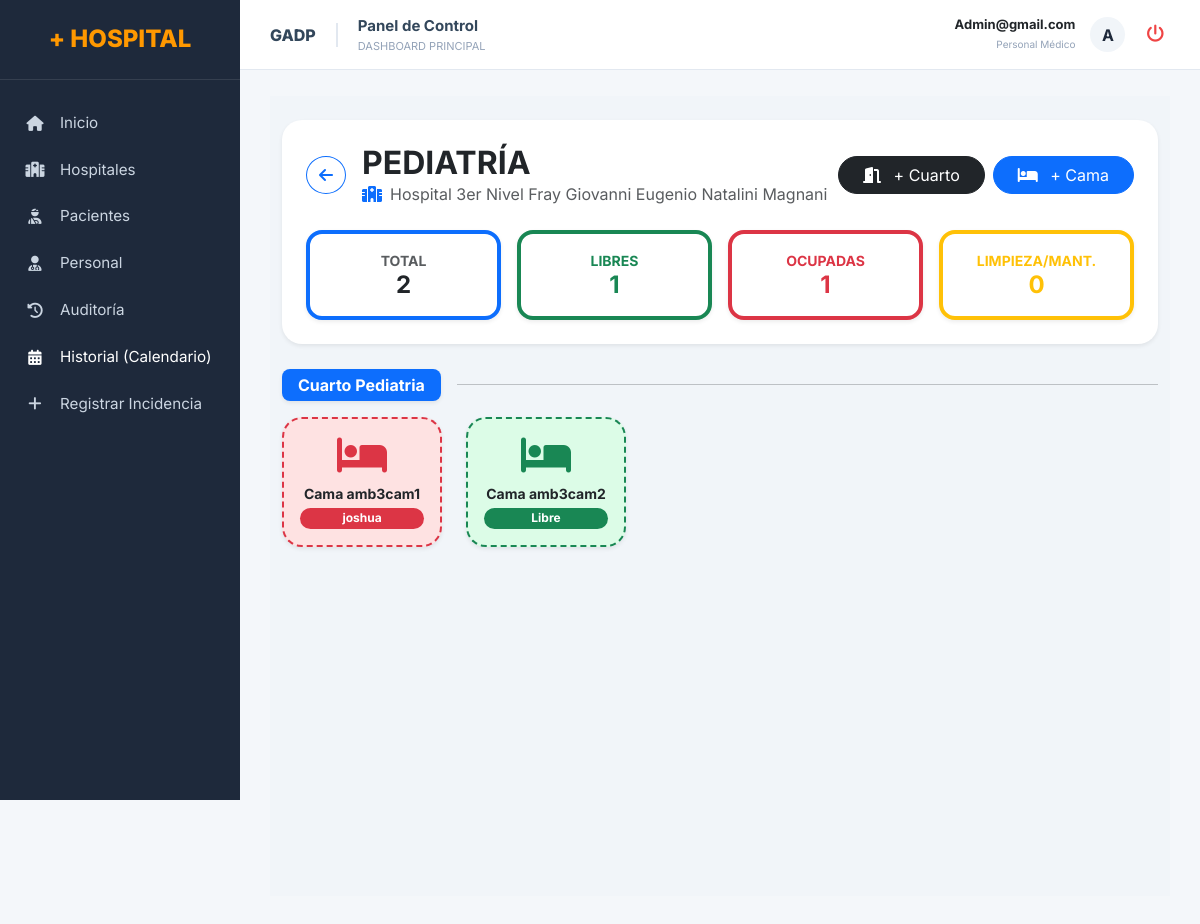
Page /hospital/infraestructura/hospital/3/especialidad/1/ (signed in) on the earlier database version.
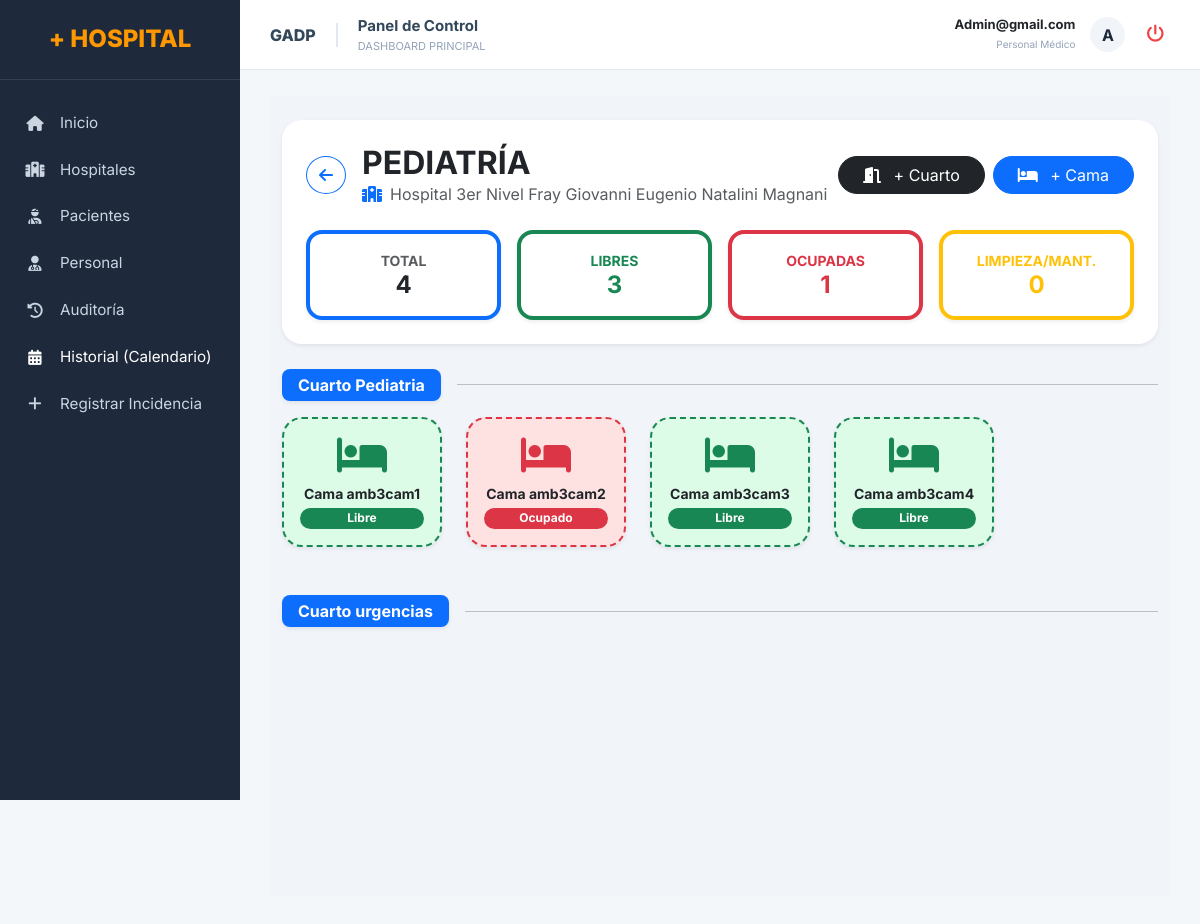
Same page on the later database version.
### superadmi/models.py (models this page shows, shortened)
class Usuario(AbstractBaseUser):
    username = models.CharField(max_length=50, unique=True)
    nombre_completo = models.CharField(max_length=200)
    email = models.EmailField(max_length=100, unique=True)
    telefono = models.CharField(max_length=20, null=True, blank=True)
    numero_colegiatura = models.CharField(max_length=50, null=True, blank=True)
    ciudad = models.CharField(max_length=100, null=True, blank=True)
    direccion = models.CharField(max_length=255, null=True, blank=True)
    turno_asignado = models.CharField(max_length=100, null=True, blank=True)
    rol = models.ForeignKey(Rol, on_delete=models.SET_NULL, null=True, blank=True)
    hospital = models.ForeignKey(Hospital, on_delete=models.SET_NULL, null=True, blank=True)
    especialidad = models.ForeignKey(Especialidad, on_delete=models.SET_NULL, null=True, blank=True)
    estado = models.BooleanField(default=True)
    is_admin = models.BooleanField(default=False)
    fecha_registro = models.DateTimeField(auto_now_add=True)
    objects = UsuarioManager()
    USERNAME_FIELD = 'username'
    REQUIRED_FIELDS = ['email', 'nombre_completo']
    class Meta:
        db_table = 'usuarios'

class Especialidad(models.Model):
    nombre = models.CharField(max_length=100)
    descripcion = models.TextField(null=True, blank=True)
    codigo = models.CharField(max_length=20, unique=True, null=True, blank=True)
    estado = models.BooleanField(default=True)
    fecha_creacion = models.DateTimeField(auto_now_add=True)
    creado_por = models.ForeignKey(
        'Usuario',
        on_delete=models.SET_NULL,
        null=True,
        blank=True,
        related_name='especialidades_creadas'
    )
    class Meta:
        db_table = 'especialidades'
        verbose_name = 'Especialidad'
        verbose_name_plural = 'Especialidades'

class Hospital(models.Model):
    nombre = models.CharField(max_length=200)
    nivel = models.IntegerField(choices=[(1, '1er Nivel'), (2, '2do Nivel'), (3, '3er Nivel')], default=1)
    direccion = models.TextField()
    telefono = models.CharField(max_length=20, null=True, blank=True)
    email = models.EmailField(max_length=100, null=True, blank=True)
    capacidad_camas = models.IntegerField(default=0)
    estado = models.BooleanField(default=True)

### hospital/models.py (models this page shows, shortened)
class Cuarto(models.Model):
    hospital = models.ForeignKey(Hospital, on_delete=models.CASCADE, related_name='cuartos')
    especialidad = models.ForeignKey(Especialidad, on_delete=models.CASCADE, related_name='cuartos')
    numero_cuarto = models.CharField(max_length=10, verbose_name="Nro de Cuarto")
    piso = models.CharField(max_length=50)
    class Meta:
        verbose_name = "Cuarto"
        verbose_name_plural = "Cuartos"
        unique_together = ('hospital', 'numero_cuarto')

class Cama(models.Model):
    ESTADOS = [
        ('LIBRE', 'Libre'),
        ('OCUPADO', 'Ocupado'),
        ('MANTENIMIENTO', 'Mantenimiento'),
        ('LIMPIEZA', 'En Limpieza'),
    ]
    cuarto = models.ForeignKey('Cuarto', on_delete=models.CASCADE, related_name='camas')
    numero = models.CharField(max_length=50)
    estado = models.CharField(max_length=20, choices=ESTADOS, default='LIBRE')
    fecha_ingreso = models.DateTimeField(null=True, blank=True)
    prioridad = models.CharField(
        max_length=20,
        choices=[('ESTABLE', 'Estable'), ('URGENTE', 'Urgente'), ('CRITICO', 'Crítico')],
        default='ESTABLE'
    )

class Paciente(models.Model):
    GENEROS = [('M', 'Masculino'), ('F', 'Femenino'), ('O', 'Otro')]
    ESTADOS = [('INTERNADO', 'Internado'), ('ALTA', 'De Alta')]
    nombre_completo = models.CharField(max_length=200)
    dni = models.CharField(max_length=20, unique=True)
    fecha_nacimiento = models.DateField()
    genero = models.CharField(max_length=1, choices=GENEROS)
    telefono = models.CharField(max_length=20, null=True, blank=True)
    direccion = models.TextField()
    fecha_entrada = models.DateTimeField(null=True, blank=True)
    motivo_ingreso = models.TextField(verbose_name="Diagnóstico Presuntivo / Motivo")
    presion_arterial = models.CharField(max_length=20, null=True, blank=True)
    temperatura = models.DecimalField(max_digits=4, decimal_places=1, null=True, blank=True)
    frecuencia_cardiaca = models.IntegerField(null=True, blank=True)
    saturacion_oxigeno = models.IntegerField(null=True, blank=True) # Campo nuevo vital
    alergias = models.TextField(default="Ninguna")
    hospital = models.ForeignKey(Hospital, on_delete=models.CASCADE, related_name='pacientes')
    cama_asignada = models.OneToOneField(Cama, on_delete=models.SET_NULL, null=True, blank=True, related_name='paciente_actual')
    fecha_registro = models.DateTimeField(auto_now_add=True)
    estado = models.CharField(max_length=20, choices=ESTADOS, default='INTERNADO')
    ambulancia_asignada = models.ForeignKey('Ambulancia', on_delete=models.SET_NULL, null=True, blank=True)

### hospital/views.py (the view)
@login_required
def detalle_camas_especialidad(request, hospital_id, especialidad_id):
    hospital = get_object_or_404(Hospital, id=hospital_id)
    especialidad = get_object_or_404(Especialidad, id=especialidad_id)
    cuartos = Cuarto.objects.filter(hospital=hospital, especialidad=especialidad).prefetch_related('camas')
    todas_las_camas_libres = Cama.objects.filter(
        cuarto__hospital=hospital,
        estado='LIBRE'
    ).select_related('cuarto', 'cuarto__especialidad')
    todas_las_camas = Cama.objects.filter(cuarto__in=cuartos)
    stats = {
        'total': todas_las_camas.count(),
        'libres': todas_las_camas.filter(estado='LIBRE').count(),
        'ocupadas': todas_las_camas.filter(estado='OCUPADO').count(),
        'limpieza': todas_las_camas.filter(estado__in=['LIMPIEZA', 'MANTENIMIENTO']).count(),
    }
    pacientes_sin_cama = Paciente.objects.filter(hospital=hospital, cama_asignada__isnull=True, estado='INTERNADO')
    lista_hospitales = Hospital.objects.exclude(id=hospital.id).order_by('nombre')
    return render(request, 'hospital/detalle_camas.html', {
        'hospital': hospital,
        'especialidad': especialidad,
        'cuartos': cuartos,
        'stats': stats,
        'pacientes_sin_cama': pacientes_sin_cama,
        'lista_hospitales': lista_hospitales,
        'todas_las_camas_libres': todas_las_camas_libres, # <--- IMPORTANTE
    })

### hospital/templates/hospital/detalle_camas.html (shortened to what this page needs)
{% extends 'superadmi/base.html' %}
{% block content %}
<div class="container-fluid py-4" style="background-color: #f1f5f9; min-height: 100vh;">
    <div class="card border-0 shadow-sm mb-4" style="border-radius: 20px;">
        <div class="card-body p-4">
            <div class="d-flex justify-content-between align-items-center mb-4">
                <div class="d-flex align-items-center">
                    <a href="{% url 'hospital:gestionar_infraestructura' %}?hospital_id={{ hospital.id }}" class="btn btn-outline-primary rounded-circle me-3">
                        <i class="fas fa-arrow-left"></i>
                    </a>
                    <div>
                        <h2 class="fw-bold text-dark mb-0 text-uppercase">{{ especialidad.nombre }}</h2>
                        <p class="text-muted mb-0"><i class="fas fa-hospital me-2 text-primary"></i>{{ hospital.nombre }}</p>
                    </div>
                </div>
                <div class="d-flex gap-2">
                    <button class="btn btn-dark rounded-pill px-4" data-bs-toggle="modal" data-bs-target="#modalNuevoCuarto">
                        <i class="fas fa-door-open me-2"></i> + Cuarto
                    </button>
                    <button class="btn btn-primary rounded-pill px-4" data-bs-toggle="modal" data-bs-target="#modalNuevaCama">
                        <i class="fas fa-bed me-2"></i> + Cama
                    </button>
                </div>
            </div>
            <div class="row g-3">
                <div class="col-md-3 col-6">
                    <div class="p-3 border rounded-4 bg-white text-center shadow-sm border-bottom border-primary border-4" style="cursor:pointer;" onclick="filtrarCamas('TODAS')">
                        <small class="text-muted fw-bold d-block">TOTAL</small>
                        <span class="h4 fw-bold">{{ stats.total }}</span>
                    </div>
                </div>
                <div class="col-md-3 col-6">
                    <div class="p-3 border rounded-4 bg-white text-center shadow-sm border-bottom border-success border-4" style="cursor:pointer;" onclick="filtrarCamas('LIBRE')">
                        <small class="text-success fw-bold d-block">LIBRES</small>
                        <span class="h4 fw-bold text-success">{{ stats.libres }}</span>
                    </div>
                </div>
                <div class="col-md-3 col-6">
                    <div class="p-3 border rounded-4 bg-white text-center shadow-sm border-bottom border-danger border-4" style="cursor:pointer;" onclick="filtrarCamas('OCUPADO')">
                        <small class="text-danger fw-bold d-block">OCUPADAS</small>
                        <span class="h4 fw-bold text-danger">{{ stats.ocupadas }}</span>
                    </div>
                </div>
                <div class="col-md-3 col-6">
                    <div class="p-3 border rounded-4 bg-white text-center shadow-sm border-bottom border-warning border-4" style="cursor:pointer;" onclick="filtrarCamas('LIMPIEZA')">
                        <small class="text-warning fw-bold d-block">LIMPIEZA/MANT.</small>
                        <span class="h4 fw-bold text-warning">{{ stats.limpieza }}</span>
                    </div>
                </div>
            </div>
        </div>
    </div>
    <div class="row">
        {% for cuarto in cuartos %}
        <div class="col-12 mb-5">
            <div class="d-flex align-items-center mb-3">
                <div class="badge bg-primary fs-6 px-3 py-2 rounded-3 shadow-sm me-3">
                    Cuarto {{ cuarto.numero_cuarto }}
                </div>
                <hr class="flex-grow-1 opacity-10">
            </div>
            <div class="d-flex flex-wrap gap-4">
                {% for cama in cuarto.camas.all %}
                <div class="dropdown contenedor-cama-individual" data-estado="{{ cama.estado }}">
                    <div class="card p-3 text-center shadow-sm border-2 btn-cama
                        {% if cama.estado == 'OCUPADO' %}border-danger bg-danger-subtle
                        {% elif cama.estado == 'LIBRE' %}border-success bg-success-subtle
                        {% else %}border-warning bg-warning-subtle{% endif %}"
                        style="width: 160px; border-radius: 20px; cursor: pointer;"
                        data-bs-toggle="dropdown">
                        <i class="fas fa-bed fs-1 mb-2
                            {% if cama.estado == 'OCUPADO' %}text-danger
                            {% elif cama.estado == 'LIBRE' %}text-success
                            {% else %}text-warning{% endif %}"></i>
                        <div class="fw-bold text-dark small mb-1">Cama {{ cama.numero }}</div>
                        <span class="badge rounded-pill {% if cama.estado == 'OCUPADO' %}bg-danger{% elif cama.estado == 'LIBRE' %}bg-success{% else %}bg-warning text-dark{% endif %} w-100">
                            {% if cama.estado == 'OCUPADO' and cama.paciente_actual %}
                                {{ cama.paciente_actual.nombre_completo|truncatechars:12 }}
                            {% else %}
                                {{ cama.get_estado_display }}
                            {% endif %}
                        </span>
                    </div>
                </div>
                {% endfor %}
            </div>
        </div>
        {% endfor %}
    </div>
</div>
{% endblock %}

### templates/superadmi/base.html (shortened to what this page needs)
{% load static %}
<!doctype html>
<html lang="es">
<head>
    <link rel="stylesheet" href="https://cdnjs.cloudflare.com/ajax/libs/font-awesome/6.4.0/css/all.min.css">
    <link href="https://cdn.jsdelivr.net/npm/bootstrap@5.3.0/dist/css/bootstrap.min.css" rel="stylesheet">
</head>
<body>
    <div class="sidebar-fixed">
        <div class="sidebar-header">
            <h4 style="color: var(--primary-orange); font-weight: 800; margin: 0;">+ HOSPITAL</h4>
        </div>
        <ul class="nav-menu">
            <li class="nav-item {% if request.path == '/superadmin/' %}active{% endif %}">
                <a href="{% url 'superadmin:dashboard_superadmin' %}"><i class="fas fa-home"></i> Inicio</a>
            </li>
            <li class="nav-item {% if 'hospitales' in request.path %}active{% endif %}">
                <a href="{% url 'superadmin:listar_hospitales' %}"><i class="fas fa-hospital"></i> Hospitales</a>
            </li>
            <li class="nav-item {% if 'pacientes' in request.path %}active{% endif %}">
                <a href="{% url 'hospital:lista_pacientes' %}"><i class="fas fa-user-injured"></i> Pacientes</a>
            </li>
            <li class="nav-item {% if 'usuarios' in request.path %}active{% endif %}">
                <a href="{% url 'superadmin:listar_usuarios' %}"><i class="fas fa-user-md"></i> Personal</a>
            </li>
            <li class="nav-item {% if 'auditoria' in request.path %}active{% endif %}">
                <a href="{% url 'superadmin:auditoria' %}"><i class="fas fa-history"></i> Auditoría</a>
            </li>
            <li class="nav-item">
                <a href="{% url 'hospital:monitor_disponibilidad' %}" class="nav-link text-white">
                    <i class="fas fa-calendar-alt mr-2"></i>
                    <span>Historial (Calendario)</span>
                </a>
            </li>
            <li class="nav-item">
                <a href="{% url 'hospital:seleccionar_tipo' %}">
                    <i class="fas fa-plus"></i> Registrar Incidencia
                </a>
            </li>
        </ul>
    </div>
    <div class="main-wrapper">
        <header class="header-top">
            <div class="d-flex align-items-center">
                <span class="gadp-tag">GADP</span>
                <div>
                    <div style="font-weight: 700; color: #33475b; font-size: 15px;">Panel de Control</div>
                    <div style="font-size: 11px; color: #94a3b8; text-transform: uppercase;">
                        {% if 'hospitales' in request.path %}Gestión de Centros
                        {% elif 'pacientes' in request.path %}Admisión y Triaje
                        {% elif 'usuarios' in request.path %}Recursos Humanos
                        {% else %}Dashboard Principal{% endif %}
                    </div>
                </div>
            </div>
            <div class="user-profile">
                <div style="text-align: right; line-height: 1.2;">
                    <span style="display: block; font-weight: 700; font-size: 13px;">{{ user.username|capfirst }}</span>
                    <span style="font-size: 10px; color: #94a3b8;">
                        {% if user.is_superuser %}Super Admin{% else %}Personal Médico{% endif %}
                    </span>
                </div>
                <div class="avatar-circle">{{ user.username|slice:":1"|upper }}</div>
                <form action="{% url 'superadmin:logout' %}" method="post" style="margin:0;">
                    <button type="submit" class="logout-icon" title="Cerrar Sesión"><i class="fas fa-power-off"></i></button>
                </form>
            </div>
        </header>
        <div style="padding: 10px 30px 30px 30px;">
            {% block content %}
            {% endblock %}
        </div>
    </div>
</body>
</html>

Differences in the rows shown:
changed Cama "amb3cam1": estado (not shown) → "Libre"; paciente_actual.nombre_completo "joshua" → (not shown)
changed Cama "amb3cam2": estado "Libre" → "Ocupado"
added Cama: numero "amb3cam3", estado "Libre", shown under Cuarto "Pediatria"
added Cama: numero "amb3cam4", estado "Libre", shown under Cuarto "Pediatria"
added Cuarto: numero_cuarto "urgencias"
Other differences:
{{ stats.total }}: "2" → "4"
{{ stats.libres }}: "1" → "3"
